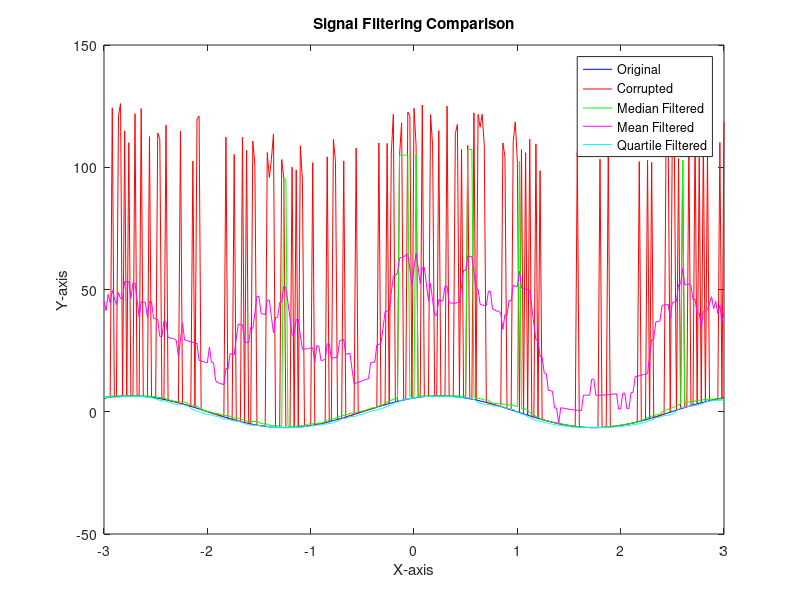
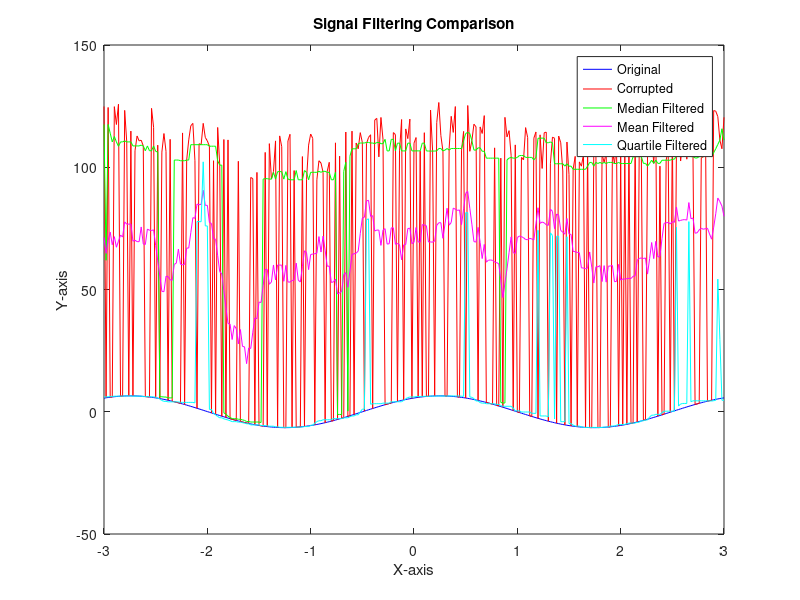

Write the MATLAB code that produced these figures, in order.
% 1st case with f = 30%
fprintf("For f = %f \n",0.3);
x = -3:0.02:3;
y = 6.5 * sin((2.1*x)+(pi/3));
tmp = randperm(length(y),round(length(y)*0.3));
z = y;
z(tmp) = y(tmp)+ 100 + (120-100)*rand(size(tmp));

% filtering
y_median = z;
y_mean = z;
y_quartile = z;
for i=1:length(z)
    c = z(max(1,i-8):min(i+8,length(z)));
    y_median(i) = median(c);
    y_mean(i) = mean(c);
    y_quartile(i) = quantile(c,0.25);
end

% plotting the waves 
figure(1);
plot(x,y,'b',x,z,'r',x,y_median,'g',x,y_mean,'m',x,y_quartile,'c');
legend('Original','Corrupted','Median Filtered','Mean Filtered', 'Quartile Filtered');
xlabel('X-axis');
ylabel('Y-axis');
title('Signal Filtering Comparison');

% relative mean squared error
rmse_median = sum((y-y_median).^2)/sum(y.^2);
rmse_mean = sum((y-y_mean).^2)/sum(y.^2);
rmse_quartile = sum((y-y_quartile).^2)/sum(y.^2);

fprintf("Relative mean squared error \n for moving median filtering : %f \n for moving mean filtering : %f \n for moving quartile filtering : %f \n",rmse_median,rmse_mean,rmse_quartile);

% 2nd case with f = 60%
fprintf("For f = %f \n",0.6);
x = -3:0.02:3;
y = 6.5 * sin((2.1*x)+(pi/3));
tmp = randperm(length(y),round(length(y)*0.6));
z = y;
z(tmp) = y(tmp)+ 100 + (120-100)*rand(size(tmp));

% filtering
y_median = z;
y_mean = z;
y_quartile = z;
for i=1:length(z)
    c = z(max(1,i-8):min(i+8,length(z)));
    y_median(i) = median(c);
    y_mean(i) = mean(c);
    y_quartile(i) = quantile(c,0.25);
end

%plotting the waves
figure(2);
plot(x,y,'b',x,z,'r',x,y_median,'g',x,y_mean,'m',x,y_quartile,'c');
legend('Original','Corrupted','Median Filtered','Mean Filtered', 'Quartile Filtered');
xlabel('X-axis');
ylabel('Y-axis');
title('Signal Filtering Comparison');

% relative mean squared error
rmse_median = sum((y-y_median).^2)/sum(y.^2);
rmse_mean = sum((y-y_mean).^2)/sum(y.^2);
rmse_quartile = sum((y-y_quartile).^2)/sum(y.^2);

fprintf("Relative mean squared error \n for moving median filtering : %f \n for moving mean filtering : %f \n for moving quartile filtering : %f \n",rmse_median,rmse_mean,rmse_quartile);
